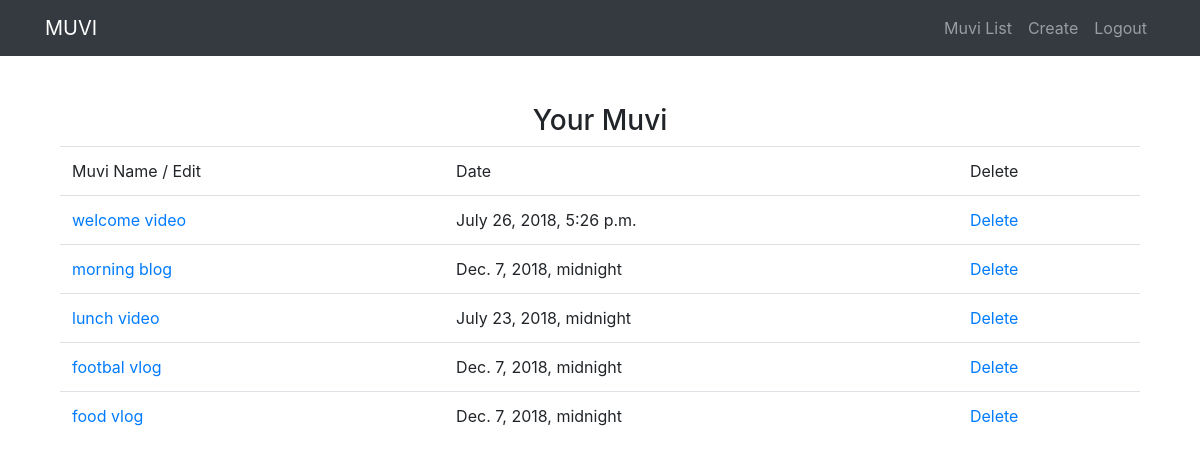
/muvi/ (signed in), run on the app's committed database.
### content/models.py (models this page shows, shortened)
class Content(models.Model):
    owner = models.ForeignKey(User,on_delete=models.CASCADE)
    name=models.CharField(max_length=120)
    releaseDate= models.DateTimeField(auto_now=False, auto_now_add=False)
    genre= models.CharField(max_length=120,null=True,blank=True)
    description=models.TextField(null=True,blank=True)
    category= models.CharField(max_length=500,null=True,blank=True)
    geoRights=models.CharField(max_length=500,null=True,blank=True)
    price=models.DecimalField(decimal_places=3,max_digits=50,null=True,blank=True)
    currency=models.CharField(max_length=100,null=True,blank=True)
    slug=models.SlugField(null=True,blank=True)

### content/views.py (the view)
# urls.py: path('muvi/', ContentListView.as_view(),name='all-muvi'),
class ContentListView(LoginRequiredMixin,ListView):
    login_url = '/login/'
    def get_queryset(self):
        return Content.objects.filter(owner=self.request.user)

### content/templates/content/content_list.html (shortened to what this page needs)
{% extends "base.html" %}
{% block content %}
<h1>My Muvi </h1>
<div class="row">
    <div class="col-lg-12 text-center">
        <h3 class="mt-5">Your Muvi</h3>
    </div>
</div>
<div class="container">
        <table class="table">
            <thead>
            <tr>
                <td>Muvi Name / Edit </td>
                <td>Date</td>
                <td>Delete</td>
            </tr>
            </thead>
            <tbody>
                {% for obj in object_list %}
                <tr>
                <td><a href="{% url "muvi-details" slug=obj.slug %}">{{obj.name}}</a></td>
                <td>{{ obj.releaseDate }}</td>
                <td><a href="{% url "delete" slug=obj.slug %}" >Delete</a></td>
                </tr>
                {% endfor %}
            </tbody>
        </table>
</div>
{% endblock %}

### data on the page
Content: name "welcome video", releaseDate "July 26, 2018, 5:26 p.m."
Content: name "morning blog", releaseDate "Dec. 7, 2018, midnight"
Content: name "lunch video", releaseDate "July 23, 2018, midnight"
Content: name "footbal vlog", releaseDate "Dec. 7, 2018, midnight"
Content: name "food vlog", releaseDate "Dec. 7, 2018, midnight"
